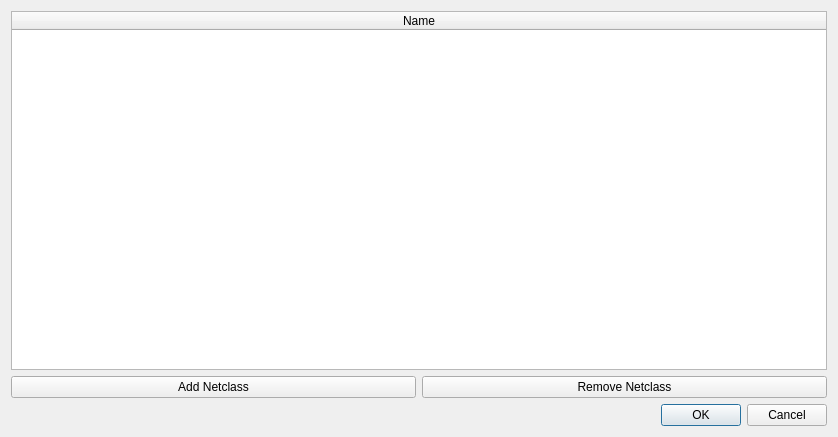
<?xml version="1.0" encoding="UTF-8"?>
<ui version="4.0">
 <class>librepcb::project::editor::EditNetClassesDialog</class>
 <widget class="QDialog" name="librepcb::project::editor::EditNetClassesDialog">
  <property name="windowModality">
   <enum>Qt::WindowModal</enum>
  </property>
  <property name="geometry">
   <rect>
    <x>0</x>
    <y>0</y>
    <width>838</width>
    <height>437</height>
   </rect>
  </property>
  <property name="windowTitle">
   <string>Net Classes</string>
  </property>
  <layout class="QVBoxLayout" name="verticalLayout">
   <item>
    <widget class="QTableWidget" name="tableWidget">
     <property name="selectionBehavior">
      <enum>QAbstractItemView::SelectRows</enum>
     </property>
     <attribute name="horizontalHeaderHighlightSections">
      <bool>false</bool>
     </attribute>
     <attribute name="horizontalHeaderStretchLastSection">
      <bool>true</bool>
     </attribute>
     <attribute name="verticalHeaderHighlightSections">
      <bool>false</bool>
     </attribute>
     <column>
      <property name="text">
       <string>Name</string>
      </property>
     </column>
    </widget>
   </item>
   <item>
    <layout class="QHBoxLayout" name="horizontalLayout">
     <item>
      <widget class="QPushButton" name="btnAdd">
       <property name="text">
        <string>Add Netclass</string>
       </property>
      </widget>
     </item>
     <item>
      <widget class="QPushButton" name="btnRemove">
       <property name="text">
        <string>Remove Netclass</string>
       </property>
      </widget>
     </item>
    </layout>
   </item>
   <item>
    <widget class="QDialogButtonBox" name="buttonBox">
     <property name="orientation">
      <enum>Qt::Horizontal</enum>
     </property>
     <property name="standardButtons">
      <set>QDialogButtonBox::Cancel|QDialogButtonBox::Ok</set>
     </property>
    </widget>
   </item>
  </layout>
 </widget>
 <resources/>
 <connections>
  <connection>
   <sender>buttonBox</sender>
   <signal>accepted()</signal>
   <receiver>librepcb::project::editor::EditNetClassesDialog</receiver>
   <slot>accept()</slot>
   <hints>
    <hint type="sourcelabel">
     <x>248</x>
     <y>254</y>
    </hint>
    <hint type="destinationlabel">
     <x>157</x>
     <y>274</y>
    </hint>
   </hints>
  </connection>
  <connection>
   <sender>buttonBox</sender>
   <signal>rejected()</signal>
   <receiver>librepcb::project::editor::EditNetClassesDialog</receiver>
   <slot>reject()</slot>
   <hints>
    <hint type="sourcelabel">
     <x>316</x>
     <y>260</y>
    </hint>
    <hint type="destinationlabel">
     <x>286</x>
     <y>274</y>
    </hint>
   </hints>
  </connection>
 </connections>
</ui>
